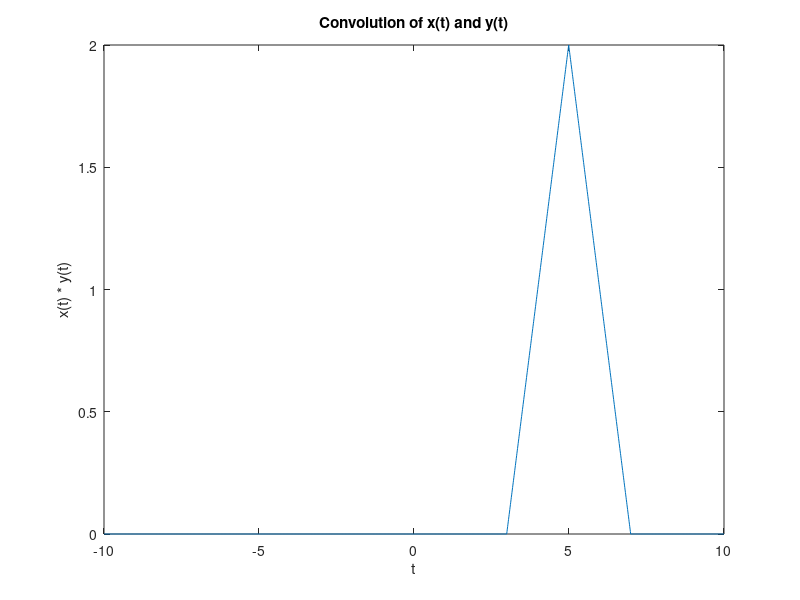

The MATLAB script that drew this image:
% 定义时间范围
t = -10:0.01:10;

% 定义信号x(t)和y(t)
x = (t >= 0) - (t >= 2);
y = (t >= 3) - (t >= 5);

% 计算卷积
z = conv(x, y, 'same') * 0.01; % 'same'选项使得卷积结果的长度与x和y相同。乘以0.01是因为我们使用了0.01的时间步长。

% 画出卷积结果
figure;
plot(t, z);
title('Convolution of x(t) and y(t)');
xlabel('t');
ylabel('x(t) * y(t)');
